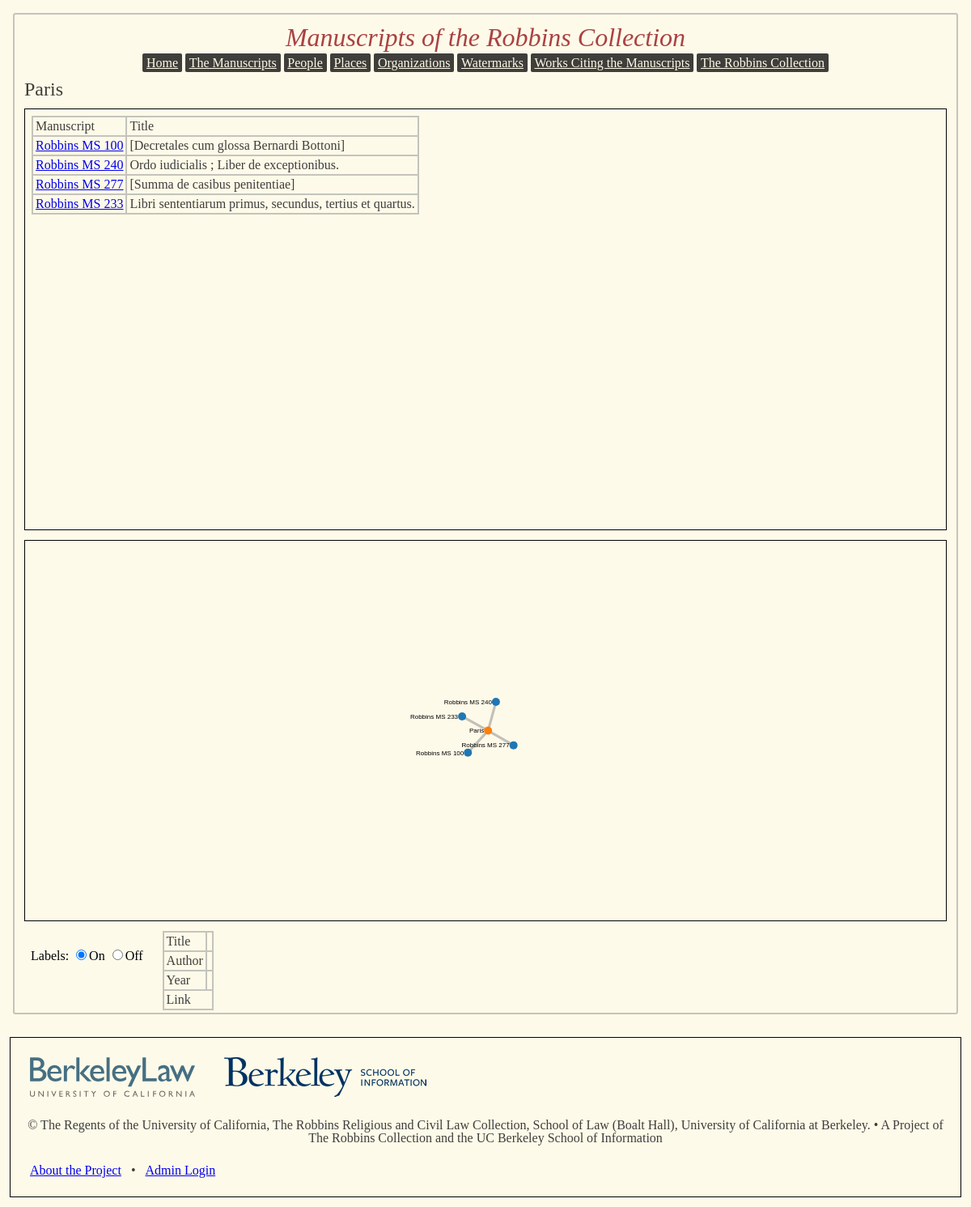
Screenshot of /place2 with the database file from the repository.
### app/models.py (models this page shows, shortened)
class place(db.Model):
	id = db.Column(db.Integer, primary_key = True)
	place_name = db.Column(db.String(60))
	place_type = db.Column(db.String(10))
	lat = db.Column(db.Float)
	lon = db.Column(db.Float)

class manuscript(db.Model):
	id = db.Column(db.Integer, primary_key=True)
	shelfmark = db.Column(db.String(15))
	ms_format = db.Column(db.String(20))
	date1 = db.Column(db.Integer)
	date2 = db.Column(db.Integer)
	datetype = db.Column(db.String(1))
	language = db.Column(db.Integer, db.ForeignKey('language.id'))
	summary = db.Column(db.String(1000))
	ownership_history = db.Column(db.String(1000))
	origin = db.Column(db.String(1000))
	decoration = db.Column(db.String(1000))
	binding = db.Column(db.String(1000))
	num_volumes = db.Column(db.Integer)
	ds_url = db.Column(db.String(1000))
	volumes = db.relationship('volume',
		backref = 'ms',
		lazy='dynamic')
	contents = db.relationship('content_item',
		backref = 'ms',
		lazy='dynamic')
	titles = db.relationship('title',
		backref = 'ms',
		lazy='dynamic'
		)
	watermarks = db.relationship('watermark',
		secondary = has_watermark,
		backref = db.backref('mss', lazy='dynamic')
		)
	assoc_people = db.relationship('person_ms_assoc',
		backref = 'ms',
		lazy='dynamic')
	places = db.relationship('place',
		secondary = has_place,
		backref = db.backref('mss', lazy='dynamic')
		)
	orgs = db.relationship('org_ms_assoc',
		backref= 'ms',
		lazy='dynamic')
	treatments = db.relationship('external_doc',
		secondary=has_external_doc,
		backref = db.backref('mss', lazy='dynamic')
		)
	subjects = db.relationship('ms_subject_assoc',
		backref = 'ms',
		lazy = 'dynamic'
		)

class title(db.Model):
	id = db.Column(db.Integer, primary_key=True)
	title_text = db.Column(db.String(150))
	title_type = db.Column(db.String(20))
	ms_id = db.Column(db.Integer, db.ForeignKey('manuscript.id'))

### app/views.py (the view)
@app.route('/place<placeid>', methods = ['GET'])
def view_place(placeid):
	focusplace = models.place.query.get(placeid)
	if focusplace == None:
		abort(404)
	graph_data = get_info_from_db(placeid, 'place')
	graphobj = json.dumps(graph_data)
	return render_template ('placeview.html', graph = graphobj, location=focusplace, pagetitle=focusplace.place_name + ' in the Robbins Manuscripts')

### app/views.py (called while the page is built)
def return_ms_data(shelf_id):
	this_ms = models.manuscript.query.get(shelf_id)
	resultid = '0_' + str(shelf_id)
	authorquery = this_ms.assoc_people.filter_by(assoc_type = 'author').first()
	if authorquery != None:
		result_author = authorquery.person.name_display
	else:
		result_author = ''
	result_title = this_ms.titles.filter_by(title_type='main').first().title_text
	if this_ms.date2 == None:
		result_datestring = str(this_ms.date1)
	else:
		result_datestring = str(this_ms.date1) + '-' + str(this_ms.date2)
	msreturndict = {"name": this_ms.shelfmark, "group": 0, "role": 'manuscript', "dbkey": shelf_id, 'id': resultid,
			'title': result_title, 'date': result_datestring, 'author': result_author, 'url': url_for('ms_view',idno=shelf_id)}
	return msreturndict

### app/templates/placeview.html (shortened to what this page needs)
{% extends "base.html" %}
{% block content %}
<h3>{{ location.place_name }}</h3>
<div class="section">
<div class="mstable">
  <table>
    <tr>
      <th>Manuscript</th>
      <th>Title</th>
    </tr>
  {% for ms in location.mss %}
    <tr>
      <td><a href="ms{{ ms.id }}">{{ ms.shelfmark }}</a></td>
      <td>{{ ms.titles.filter_by(title_type='main').first().title_text }}</td>
      </tr>
  {% endfor %}
  </table>
</div>
<div class="placemapholder">
  <div id="map">
  </div>
</div>
</div>
<div class="section" id="relationvis">
</div>
  <div id="graphtoggle">
  <form id="labeltoggle">Labels:
    <input type="radio" name="labeltoggle" value="on" checked>On
    <input type="radio" name="labeltoggle" value="off">Off
  </form>
  </div>
  <div id="nodeinfo">
    <table>
      <tr>
        <th>Title</th>
        <td></td>
      </tr>
      <tr>
        <th>Author</th>
        <td></td>
      </tr>
      <tr>
        <th>Year</th>
        <td></td>
      </tr>
      <tr>
        <td colspan=2>Link</td>
      </tr>
    </table>
  </div>
</div>
{% endblock %}

### app/static/main.css (style rules this page uses)
html, body, div, span, applet, object, iframe, h1, h2, h3, h4, h5, h6, p, blockquote, pre, a, abbr, acronym, address, big, cite, code, del, dfn, em, img, ins, kbd, q, s, samp, small, strike, strong, sub, sup, tt, var, b, u, i, center, dl, dt, dd, ol, ul, li, fieldset, form, label, legend, table, caption, tbody, tfoot, thead, tr, th, td, article, aside, canvas, details, embed, figure, figcaption, footer, header, hgroup, menu, nav, output, ruby, section, summary, time, mark, audio, video { margin: 0; padding: 0; border: 0; font-size: 100%; font: inherit; vertical-align: baseline; }
body { line-height: 1; }
table { border-collapse: collapse; border-spacing: 0; }
html, body { background-color: #FEFAE9; margin: 0; padding: 0; }
h3, h4, h5, h6 { font-family: "Times New Roman"; color: #3F3E3A; }
h3 { font-size: 1.5em; }
div#wrapper h3, h4 { margin: .5em; }
p, td, th { color: #3F3E3A; font-family: "Times New Roman"; font-size: 1em; }
.section, .mapholder { margin: .75em; border-style: solid; border-width: 1px; border-color: #000000; padding: .5em; }
.placemapholder { text-align: right; display: inline-block; width: 48%; height: 500px; }
#map { height: 100%; text-align: right; }
.mstable { vertical-align: top; text-align: left; display: inline-block; width: 48%; height: 500px; overflow-y: scroll; }
table, th, td { vertical-align: top; border-width: 2px; border-style: solid; border-color: #C5C3BC; border-collapse: collapse; padding: 3px; text-align: left; }
#textvis, #relationvis { max-width: 50% max-height: 100%; text-align: center; }
#graphtoggle { text-align: center; display: inline-block; max-width: 50%; vertical-align: top; margin: .75em; padding: .5em; }
#nodeinfo { display: inline-block; max-width: 50%; }

### rows the page displays
place: place_name "Paris"
manuscript: shelfmark "Robbins MS 100", titles.filter_by "[Decretales cum glossa Bernardi Bottoni]"
manuscript: shelfmark "Robbins MS 240", titles.filter_by "Ordo iudicialis ; Liber de exceptionibus."
manuscript: shelfmark "Robbins MS 277", titles.filter_by "[Summa de casibus penitentiae]"
manuscript: shelfmark "Robbins MS 233", titles.filter_by "Libri sententiarum primus, secundus, tertius et quartus."
